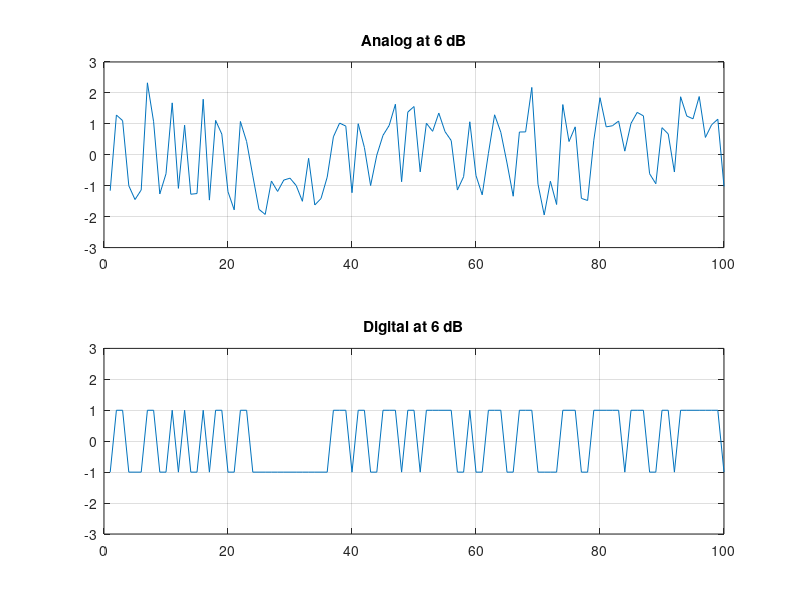

MATLAB code for this plot:
%% ====================================================================
%  Course    : Advanced Radio Communications  (Beacon Red)
%  Day       : 1 - Introduction to Wireless Communications
%  Exercise  : 5 - Analog repeater vs digital regenerator (4 hops)
%              *** STUDENT STARTER FILE ***
%  Teaches   : an analog repeater amplifies the noise together with the
%              signal, so the noise piles up hop after hop. A digital
%              repeater DECIDES the bit again at every hop, so the signal
%              comes out perfectly clean - until the SNR drops below the
%              threshold, and then it fails suddenly. That sudden failure
%              is called the THRESHOLD CLIFF.
%  Run time  : about 15 minutes.
%  Needs     : plain MATLAB (MATLAB Online is fine). No toolbox.
%  TIER      : every section is RUN AND SEE. There is nothing to type in
%              this file. Run each section and watch what happens.
%              In the solo task in Section 5 you change ONE number.
%  How to use: click inside a section and press Run Section, one at a time.
%              Run Section 1 first - every later section uses its bits.
% ====================================================================

%% Section 1 (RUN AND SEE) - make the transmitted signal
% What this block does: it makes 2000 random bits and sends them as
% voltages: +1 volt for a 1, and -1 volt for a 0. Nothing prints.
clear; clc;
rng(1);                        % same random numbers every time you run it
N    = 2000;                   % number of bits
bits = randi([0 1], 1, N);     % random 0s and 1s
x    = 2*bits - 1;             % send +1 for a 1, and -1 for a 0

%% Section 2 (RUN AND SEE) - four ANALOG hops: the noise piles up
% What this block does: it sends the signal through 4 analog repeaters.
% Each one adds new noise on top of the noise that is already there.
snr_dB = 12;                   % signal-to-noise ratio on each hop
sigma  = 10.^(-snr_dB/20);     % the matching noise level (0.2512)
a = x;
for k = 1:4
    a = a + sigma*randn(1,N);  % new noise on top of the old noise
end

%% Section 3 (RUN AND SEE) - four DIGITAL hops: clean up at every repeater
% What this block does: the same 4 hops, with one word added - sign().
% Each repeater decides "is this above zero or below zero?" and sends a
% brand-new clean +1 or -1. The old noise is thrown away.
d = x;
for k = 1:4
    d = sign(d + sigma*randn(1,N));   % add noise, then decide the bit again
end

%% Section 4 (RUN AND SEE) - look at the two outputs and count the errors
% What this block does: it draws both signals after 4 hops and counts how
% many bits came out wrong. This is the whole point of the exercise.
subplot(2,1,1); plot(a(1:100)); ylim([-3 3]); grid on
title('Analog after 4 hops - noise everywhere')
subplot(2,1,2); plot(d(1:100)); ylim([-3 3]); grid on
title('Digital after 4 hops - perfectly clean')
err_analog  = sum(sign(a) ~= x)      % roughly 45 bad bits out of 2000 (30 to 70 is normal)
err_digital = sum(d ~= x)            % 0 bad bits, sometimes 1 or 2

%% Section 5 (RUN AND SEE) - SOLO VARIATION
% Task: change ONE number below - the SNR goes from 12 dB down to 6 dB -
%       then run this section and write down what changed. Two questions:
%       is the digital plot still clean? Is it still CORRECT?
snr_dB = 12;                   % <-- CHANGE 12 TO 6
sigma  = 10.^(-snr_dB/20);
a = x;  d = x;
for k = 1:4
    a = a + sigma*randn(1,N);
    d = sign(d + sigma*randn(1,N));
end
subplot(2,1,1); plot(a(1:100)); ylim([-3 3]); grid on; title('Analog at 6 dB')
subplot(2,1,2); plot(d(1:100)); ylim([-3 3]); grid on; title('Digital at 6 dB')
err_analog  = sum(sign(a) ~= x)
err_digital = sum(d ~= x)
